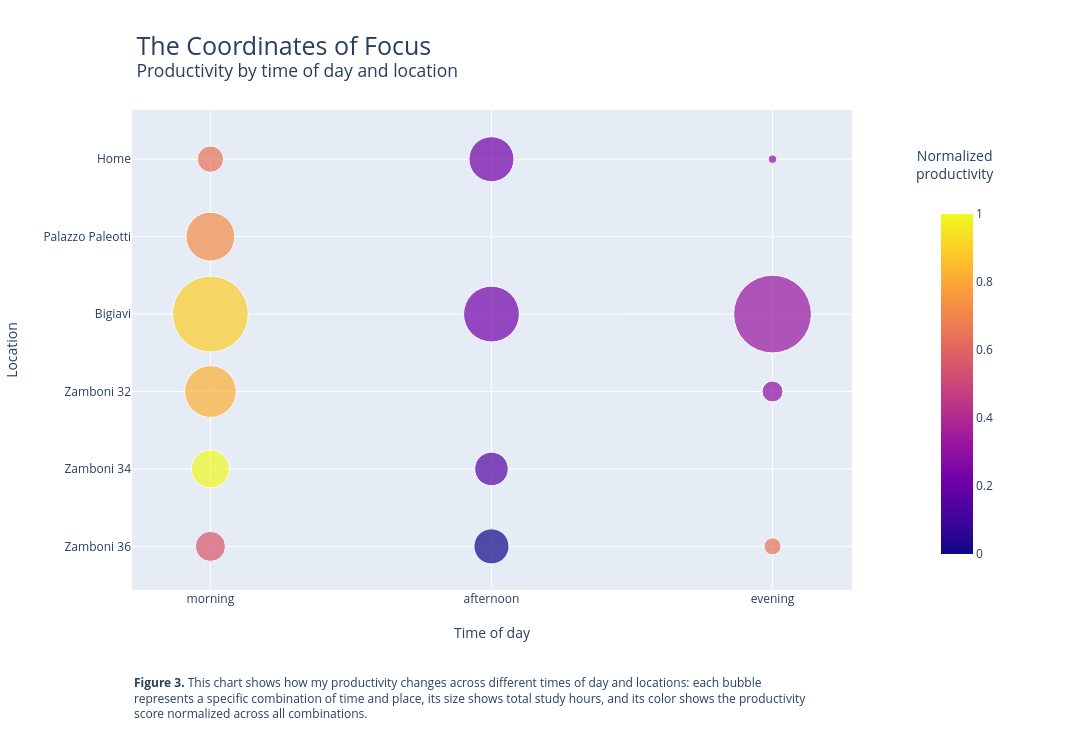

The notebook cell this image was saved under:
### Markdown cell above
Since the average productivity values are quite close to each other, I normalized the grouped results after calculating the average productivity for each combination of time of day and location: this stretches the least productive combination to 0 and the most productive one to 1, making the differences easier to see in the color scale. The original average productivity score is still preserved for interpretation.

### Code cell
# create a bubble chart to show the relationship between time of day, location and productivity, with bubble size representing total hours and color representing normalized productivity
fig = px.scatter(
    productivity_time_location,
    x="time_of_day",
    y="location",
    size="total_hours",
    color="avg_productivity_normalized",
    hover_data={
        "avg_productivity": ":.2f",
        "avg_productivity_normalized": ":.2f",
        "total_hours": ":.2f",
        "sessions": True
    },
    title=(
        "The Study Sweet Spots<br>"
        "<sup>Productivity by time of day and location</sup>"
    ),
    labels={
        "time_of_day": "Time of day",
        "location": "Location",
        "avg_productivity_normalized": "Normalized productivity",
        "total_hours": "Total study hours",
        "sessions": "Number of sessions"
    },
    category_orders={
        "location": ["Home", "Palazzo Paleotti", "Bigiavi", "Zamboni 32", "Zamboni 34", "Zamboni 36"],
        "time_of_day": ["morning", "afternoon", "evening"]
    },
    size_max=55
)

# customize the layout of the figure for better aesthetics and readability, repositioning the legend and colorbar to the right of the plot area, and adding annotations to explain the chart elements
fig.update_layout(
    width=1100,
    height=750,
    margin=dict(l=120, r=240, t=110, b=160),
    title_font=dict(size=25),
    title=dict(
        text=(
            "The Coordinates of Focus<br>"
            "<sup>Productivity by time of day and location</sup>"
        ),
        x=0.125,
        xanchor="left"
    ),
    annotations=[
        dict(
            text=(
                "<b>Figure 3.</b> This chart shows how my productivity changes across different "
                "times of day and locations: each bubble<br>represents a specific combination of "
                "time and place, its size shows total study hours, and its color shows the "
                "productivity<br>score normalized across all combinations."
            ),
            x=0,
            y=-0.28,
            xref="paper",
            yref="paper",
            showarrow=False,
            align="left",
            font=dict(size=12)
        ),
        dict(
            text="Normalized<br>productivity",
            x=1.20,
            y=0.93,
            xref="paper",
            yref="paper",
            showarrow=False,
            align="center",
            font=dict(size=14)
        )
    ],
    coloraxis_colorbar=dict(
        title=None,
        x=1.11,
        xanchor="left",
        y=0.43,
        yanchor="middle",
        len=0.75,
        thickness=32
    )
)

# update x and y axis titles with standoff for better spacing from the axis labels
fig.update_xaxes(
    title_text="Time of day",
    title_standoff=22
)

fig.update_yaxes(
    title_text="Location",
    title_standoff=22
)

# save the figure as a static high-resolution image to the charts directory
fig.write_image(
    CHARTS_DIR / "productivity_by_time_of_day_and_location.jpg",
    width=1100,
    height=750,
    scale=2
)

# save the figure as an interactive HTML file to the website directory for embedding
fig.write_html(
    WEBSITE_DIR / "chart.html",
    include_plotlyjs="cdn",
    full_html=True
)

# display the figure in the notebook
fig.show()

### Figure 1 — Plotly figure (JSON) as saved in the notebook; plotly's stock layout.template omitted (floating-point values rounded to 4 significant figures)
{"data": [{"customdata": [[7.7, 0.8929, 39.75, 20.0], [7.0, 0.6429, 4.75, 4.0], [7.222, 0.7222, 16.5, 9.0], [7.5, 0.8214, 18.5, 8.0], [8.0, 1.0, 10.0, 6.0], [6.75, 0.5536, 6.25, 4.0], [5.818, 0.2208, 21.5, 11.0], [5.8, 0.2143, 14.0, 5.0], [5.6, 0.1429, 7.75, 5.0], [5.2, 0.0, 8.5, 5.0], [6.1, 0.3214, 41.75, 20.0], [6.0, 0.2857, 0.5, 1.0], [6.0, 0.2857, 3.0, 1.0], [7.0, 0.6429, 2.0, 1.0]], "hovertemplate": "Time of day=%{x}<br>Location=%{y}<br>Total study hours=%{customdata[2]:.2f}<br>avg_productivity=%{customdata[0]:.2f}<br>Normalized productivity=%{marker.color:.2f}<br>Number of sessions=%{customdata[3]}<extra></extra>", "legendgroup": "", "marker": {"color": [0.8929, 0.6429, 0.7222, 0.8214, 1.0, 0.5536, 0.2208, 0.2143, 0.1429, 0.0, 0.3214, 0.2857, 0.2857, 0.6429], "coloraxis": "coloraxis", "size": [39.75, 4.75, 16.5, 18.5, 10.0, 6.25, 21.5, 14.0, 7.75, 8.5, 41.75, 0.5, 3.0, 2.0], "sizemode": "area", "sizeref": 0.0138, "symbol": "circle"}, "mode": "markers", "name": "", "orientation": "v", "showlegend": false, "type": "scatter", "x": ["morning", "morning", "morning", "morning", "morning", "morning", "afternoon", "afternoon", "afternoon", "afternoon", "evening", "evening", "evening", "evening"], "xaxis": "x", "y": ["Bigiavi", "Home", "Palazzo Paleotti", "Zamboni 32", "Zamboni 34", "Zamboni 36", "Bigiavi", "Home", "Zamboni 34", "Zamboni 36", "Bigiavi", "Home", "Zamboni 32", "Zamboni 36"], "yaxis": "y"}], "layout": {"annotations": [{"align": "left", "font": {"size": 12}, "showarrow": false, "text": "<b>Figure 3.</b> This chart shows how my productivity changes across different times of day and locations: each bubble<br>represents a specific combination of time and place, its size shows total study hours, and its color shows the productivity<br>score normalized across all combinations.", "x": 0, "xref": "paper", "y": -0.28, "yref": "paper"}, {"align": "center", "font": {"size": 14}, "showarrow": false, "text": "Normalized<br>productivity", "x": 1.2, "xref": "paper", "y": 0.93, "yref": "paper"}], "coloraxis": {"colorbar": {"len": 0.75, "thickness": 32, "title": {}, "x": 1.11, "xanchor": "left", "y": 0.43, "yanchor": "middle"}, "colorscale": [[0, "#0d0887"], [0.1111, "#46039f"], [0.2222, "#7201a8"], [0.3333, "#9c179e"], [0.4444, "#bd3786"], [0.5556, "#d8576b"], [0.6667, "#ed7953"], [0.7778, "#fb9f3a"], [0.8889, "#fdca26"], [1, "#f0f921"]]}, "height": 750, "legend": {"itemsizing": "constant", "tracegroupgap": 0}, "margin": {"b": 160, "l": 120, "r": 240, "t": 110}, "title": {"font": {"size": 25}, "text": "The Coordinates of Focus<br><sup>Productivity by time of day and location</sup>", "x": 0.125, "xanchor": "left"}, "width": 1100, "xaxis": {"anchor": "y", "categoryarray": ["morning", "afternoon", "evening"], "categoryorder": "array", "domain": [0, 1], "title": {"standoff": 22, "text": "Time of day"}}, "yaxis": {"anchor": "x", "categoryarray": ["Zamboni 36", "Zamboni 34", "Zamboni 32", "Bigiavi", "Palazzo Paleotti", "Home"], "categoryorder": "array", "domain": [0, 1], "title": {"standoff": 22, "text": "Location"}}}}
